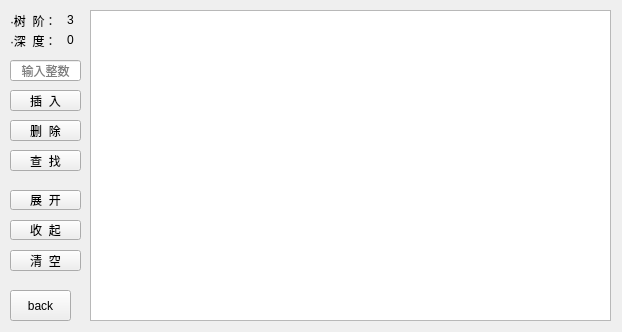
<?xml version="1.0" encoding="UTF-8"?>
<ui version="4.0">
 <class>BTreeWindow</class>
 <widget class="QWidget" name="BTreeWindow">
  <property name="geometry">
   <rect>
    <x>0</x>
    <y>0</y>
    <width>622</width>
    <height>332</height>
   </rect>
  </property>
  <property name="windowTitle">
   <string>Form</string>
  </property>
  <widget class="QTreeView" name="treeView">
   <property name="geometry">
    <rect>
     <x>90</x>
     <y>10</y>
     <width>521</width>
     <height>311</height>
    </rect>
   </property>
  </widget>
  <widget class="QLineEdit" name="lineKey">
   <property name="geometry">
    <rect>
     <x>10</x>
     <y>60</y>
     <width>71</width>
     <height>21</height>
    </rect>
   </property>
   <property name="alignment">
    <set>Qt::AlignCenter</set>
   </property>
   <property name="placeholderText">
    <string>输入整数</string>
   </property>
  </widget>
  <widget class="QPushButton" name="InsertButton">
   <property name="geometry">
    <rect>
     <x>10</x>
     <y>90</y>
     <width>71</width>
     <height>21</height>
    </rect>
   </property>
   <property name="text">
    <string>插  入</string>
   </property>
  </widget>
  <widget class="QPushButton" name="DeleteButton">
   <property name="geometry">
    <rect>
     <x>10</x>
     <y>120</y>
     <width>71</width>
     <height>21</height>
    </rect>
   </property>
   <property name="text">
    <string>删  除</string>
   </property>
  </widget>
  <widget class="QPushButton" name="SearchButton">
   <property name="geometry">
    <rect>
     <x>10</x>
     <y>150</y>
     <width>71</width>
     <height>21</height>
    </rect>
   </property>
   <property name="text">
    <string>查  找</string>
   </property>
  </widget>
  <widget class="QLabel" name="label_1">
   <property name="geometry">
    <rect>
     <x>10</x>
     <y>10</y>
     <width>51</width>
     <height>21</height>
    </rect>
   </property>
   <property name="text">
    <string>·树  阶：</string>
   </property>
  </widget>
  <widget class="QLabel" name="labelDegree">
   <property name="geometry">
    <rect>
     <x>50</x>
     <y>10</y>
     <width>41</width>
     <height>20</height>
    </rect>
   </property>
   <property name="frameShape">
    <enum>QFrame::NoFrame</enum>
   </property>
   <property name="frameShadow">
    <enum>QFrame::Plain</enum>
   </property>
   <property name="midLineWidth">
    <number>0</number>
   </property>
   <property name="text">
    <string>3</string>
   </property>
   <property name="alignment">
    <set>Qt::AlignCenter</set>
   </property>
  </widget>
  <widget class="QLabel" name="label_2">
   <property name="geometry">
    <rect>
     <x>10</x>
     <y>30</y>
     <width>51</width>
     <height>21</height>
    </rect>
   </property>
   <property name="text">
    <string>·深  度：</string>
   </property>
  </widget>
  <widget class="QLabel" name="labelDepth">
   <property name="geometry">
    <rect>
     <x>50</x>
     <y>30</y>
     <width>41</width>
     <height>20</height>
    </rect>
   </property>
   <property name="text">
    <string>0</string>
   </property>
   <property name="alignment">
    <set>Qt::AlignCenter</set>
   </property>
  </widget>
  <widget class="QPushButton" name="BT_RtnButton">
   <property name="geometry">
    <rect>
     <x>10</x>
     <y>290</y>
     <width>61</width>
     <height>31</height>
    </rect>
   </property>
   <property name="text">
    <string>back</string>
   </property>
  </widget>
  <widget class="QPushButton" name="ClearButton">
   <property name="geometry">
    <rect>
     <x>10</x>
     <y>250</y>
     <width>71</width>
     <height>21</height>
    </rect>
   </property>
   <property name="text">
    <string>清  空</string>
   </property>
  </widget>
  <widget class="QPushButton" name="ShowButton">
   <property name="geometry">
    <rect>
     <x>10</x>
     <y>190</y>
     <width>71</width>
     <height>20</height>
    </rect>
   </property>
   <property name="text">
    <string>展  开</string>
   </property>
  </widget>
  <widget class="QPushButton" name="CloseButton">
   <property name="geometry">
    <rect>
     <x>10</x>
     <y>220</y>
     <width>71</width>
     <height>20</height>
    </rect>
   </property>
   <property name="text">
    <string>收  起</string>
   </property>
  </widget>
 </widget>
 <resources/>
 <connections/>
</ui>
